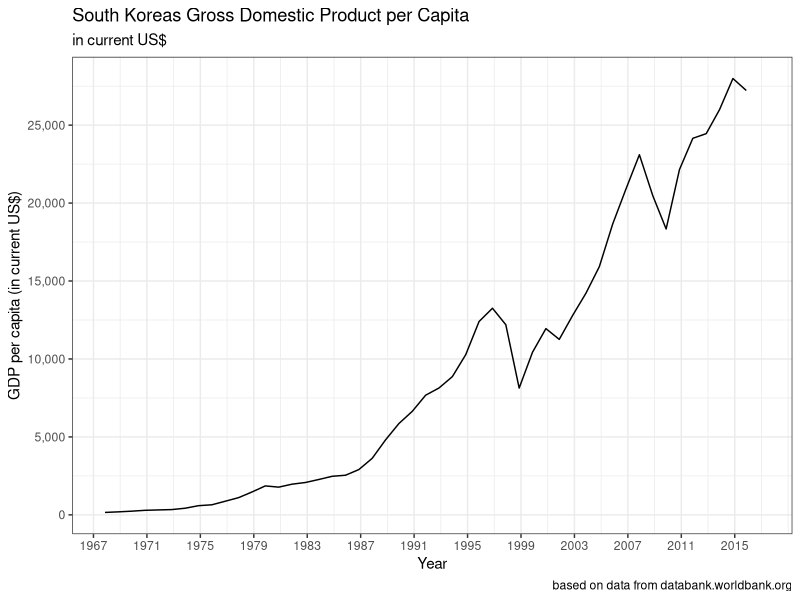

This figure's R source:
# Read in libraries
library(dplyr)
library(tidyr)
library(scales)
library(readxl)
library(ggplot2)

# Read in World Bank dataset containing the South Korean GDP per capita
# mutate YEAR variable to Date object and GDPPC variable to numeric
gdp = read_excel("korea_gdp_p_capita.xlsx") %>%
  select(-c(1:3)) %>%
  gather(YEAR, GDPPC, -CountryCode) %>%
  mutate(YEAR = as.Date(substr(YEAR, 1, 4), format = "%Y"),
         GDPPC = as.numeric(as.character(GDPPC)))

# Plot data using a linechart (from 1967 - 2015)
# x-Axis labels are displayed in 4 year increments
ggplot(gdp, aes(x = YEAR, y = GDPPC)) +
  geom_line(group = 1) +
  labs(
    title = "South Koreas Gross Domestic Product per Capita",
    subtitle = "in current US$",
    caption = "based on data from databank.worldbank.org",
    x = "Year",
    y = "GDP per capita (in current US$)"
  ) +
  theme_bw() +
  scale_y_continuous(breaks = seq(0, 30000, by = 5000), labels = comma) +
  scale_x_date(breaks =  seq(as.Date("1967-01-05"), as.Date("2016-01-05"),
                             by = "4 years"),
               labels = date_format("%Y"))
